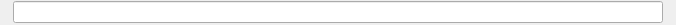
<?xml version="1.0" encoding="UTF-8"?>
<ui version="4.0">
 <class>LabelLineEdit</class>
 <widget class="QWidget" name="LabelLineEdit">
  <property name="geometry">
   <rect>
    <x>0</x>
    <y>0</y>
    <width>676</width>
    <height>25</height>
   </rect>
  </property>
  <property name="windowTitle">
   <string>Form</string>
  </property>
  <layout class="QHBoxLayout" name="horizontalLayout">
   <property name="leftMargin">
    <number>0</number>
   </property>
   <property name="topMargin">
    <number>0</number>
   </property>
   <property name="rightMargin">
    <number>0</number>
   </property>
   <property name="bottomMargin">
    <number>0</number>
   </property>
   <item>
    <widget class="QLabel" name="labelName">
     <property name="sizePolicy">
      <sizepolicy hsizetype="Preferred" vsizetype="Fixed">
       <horstretch>0</horstretch>
       <verstretch>0</verstretch>
      </sizepolicy>
     </property>
     <property name="text">
      <string/>
     </property>
    </widget>
   </item>
   <item>
    <widget class="QLineEdit" name="lineEdit">
     <property name="sizePolicy">
      <sizepolicy hsizetype="Expanding" vsizetype="Fixed">
       <horstretch>0</horstretch>
       <verstretch>0</verstretch>
      </sizepolicy>
     </property>
    </widget>
   </item>
   <item>
    <widget class="QLabel" name="labelExtraName">
     <property name="sizePolicy">
      <sizepolicy hsizetype="Preferred" vsizetype="Fixed">
       <horstretch>0</horstretch>
       <verstretch>0</verstretch>
      </sizepolicy>
     </property>
     <property name="text">
      <string/>
     </property>
    </widget>
   </item>
  </layout>
 </widget>
 <resources/>
 <connections/>
</ui>
